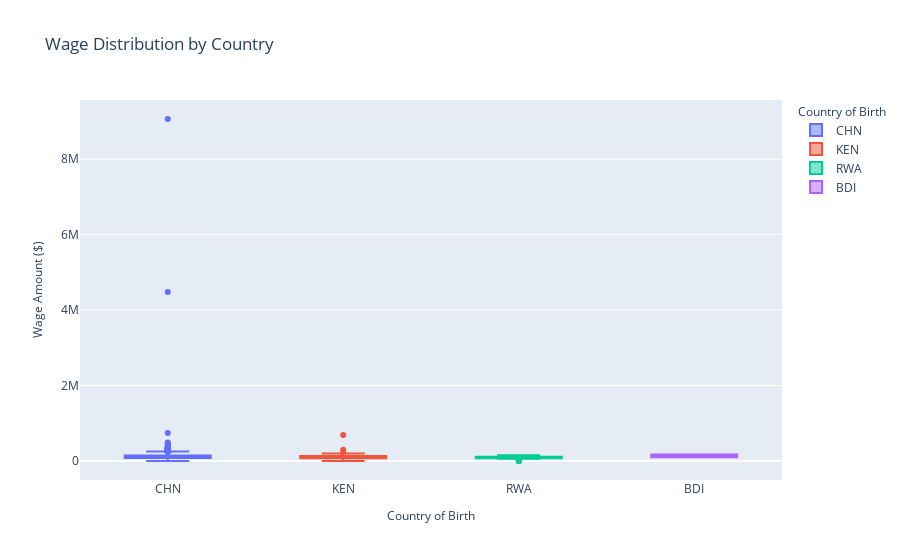

The notebook cell saved with this chart:
### Code cell
# Rename columns for clarity
wage_stats.columns = ['country_of_birth', 'median_wage', 'wage_iqr']

# Create box plot
fig = px.box(TRK_13139_FY2024_single_reg_df_kn, 
             x='country_of_birth',
             y='WAGE_AMT',
             color='country_of_birth',
             title='Wage Distribution by Country',
             labels={'WAGE_AMT': 'Wage Amount ($)',
                    'country_of_birth': 'Country of Birth'})

# Update layout for better readability
fig.update_layout(
    showlegend=True,
    xaxis_title_font=dict(size=12),
    yaxis_title_font=dict(size=12),
    legend_title_font=dict(size=12)
)

fig.show()

# Display summary statistics
print("\nSummary Statistics:")
print(wage_stats.sort_values('median_wage', ascending=False))

### Figure 1 — Plotly figure (JSON) as saved in the notebook; plotly's stock layout.template omitted (floating-point values rounded to 4 significant figures; data arrays with more than 128 entries replaced by an {"elided": "..."} marker saying what was removed)
{"data": [{"alignmentgroup": "True", "hovertemplate": "Country of Birth=%{x}<br>Wage Amount ($)=%{y}<extra></extra>", "legendgroup": "CHN", "marker": {"color": "#636efa"}, "name": "CHN", "notched": false, "offsetgroup": "CHN", "orientation": "v", "showlegend": true, "type": "box", "x": {"elided": "8400 str values"}, "x0": " ", "xaxis": "x", "y": {"elided": "8400 float values"}, "y0": " ", "yaxis": "y"}, {"alignmentgroup": "True", "hovertemplate": "Country of Birth=%{x}<br>Wage Amount ($)=%{y}<extra></extra>", "legendgroup": "KEN", "marker": {"color": "#EF553B"}, "name": "KEN", "notched": false, "offsetgroup": "KEN", "orientation": "v", "showlegend": true, "type": "box", "x": ["KEN", "KEN", "KEN", "KEN", "KEN", "KEN", "KEN", "KEN", "KEN", "KEN", "KEN", "KEN", "KEN", "KEN", "KEN", "KEN", "KEN", "KEN", "KEN", "KEN", "KEN", "KEN", "KEN", "KEN", "KEN", "KEN", "KEN", "KEN", "KEN", "KEN", "KEN", "KEN", "KEN", "KEN", "KEN", "KEN", "KEN", "KEN", "KEN", "KEN", "KEN", "KEN", "KEN", "KEN", "KEN", "KEN", "KEN", "KEN", "KEN", "KEN", "KEN", "KEN", "KEN", "KEN", "KEN", "KEN", "KEN", "KEN", "KEN", "KEN", "KEN", "KEN", "KEN", "KEN", "KEN", "KEN", "KEN", "KEN", "KEN", "KEN", "KEN", "KEN", "KEN", "KEN", "KEN", "KEN", "KEN", "KEN", "KEN", "KEN", "KEN", "KEN", "KEN", "KEN", "KEN", "KEN", "KEN", "KEN", "KEN"], "x0": " ", "xaxis": "x", "y": [141000, 27.2, 80000, 100000, 95350.0, 143000, 100000, 145000, 90000, 130000, 112000, 45696, 59987, 85000, 110500, 77000, 68994, 110000, 70000, 82527, 130000, 144500, 55000, 136200.0, 93650.0, 115000, 120000.0, 104200.0, 54558, 95594, 88100, 188275, 120000, 111100, 55000, 110000, 151000, 75000, 67724, 61100, 70000, 26, 27.2, 68994, 115000, 100000, 688994, 131530, 115100.0, 172874, 115000, 295000, 238000, 58000, 175000, 120800, 141000, 125000, 92500, 68994, 197600, 26, 90000, 60000, 74193, 101400, 125000, 125000, 192000, 106680, 80000, 189000, 106300.0, 90000, 64000, 38, 96000, 52500, 141378, 150600, 120000, 144635, 89980.0, 27.2, 61000, 100800.0, 80000, 132870, 96430.0], "y0": " ", "yaxis": "y"}, {"alignmentgroup": "True", "hovertemplate": "Country of Birth=%{x}<br>Wage Amount ($)=%{y}<extra></extra>", "legendgroup": "RWA", "marker": {"color": "#00cc96"}, "name": "RWA", "notched": false, "offsetgroup": "RWA", "orientation": "v", "showlegend": true, "type": "box", "x": ["RWA", "RWA", "RWA", "RWA", "RWA", "RWA", "RWA", "RWA", "RWA", "RWA", "RWA", "RWA", "RWA", "RWA", "RWA", "RWA", "RWA", "RWA", "RWA", "RWA", "RWA", "RWA", "RWA"], "x0": " ", "xaxis": "x", "y": [95000, 60000, 77400, 74000, 134400, 72090.0, 120000, 42, 98600, 107750, 101100.0, 49, 112050, 110000, 96840.0, 135000, 90000, 29.66, 150000, 74000, 115232, 100000, 90000], "y0": " ", "yaxis": "y"}, {"alignmentgroup": "True", "hovertemplate": "Country of Birth=%{x}<br>Wage Amount ($)=%{y}<extra></extra>", "legendgroup": "BDI", "marker": {"color": "#ab63fa"}, "name": "BDI", "notched": false, "offsetgroup": "BDI", "orientation": "v", "showlegend": true, "type": "box", "x": ["BDI", "BDI"], "x0": " ", "xaxis": "x", "y": [175000, 101192], "y0": " ", "yaxis": "y"}], "layout": {"boxmode": "overlay", "legend": {"title": {"font": {"size": 12}, "text": "Country of Birth"}, "tracegroupgap": 0}, "showlegend": true, "title": {"text": "Wage Distribution by Country"}, "xaxis": {"anchor": "y", "categoryarray": ["CHN", "KEN", "RWA", "BDI"], "categoryorder": "array", "domain": [0, 1], "title": {"font": {"size": 12}, "text": "Country of Birth"}}, "yaxis": {"anchor": "x", "domain": [0, 1], "title": {"font": {"size": 12}, "text": "Wage Amount ($)"}}}}
